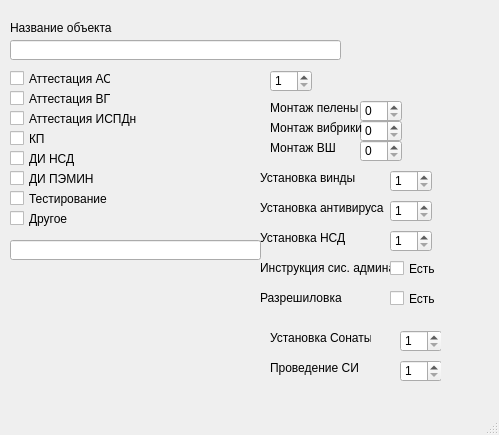
<?xml version="1.0" encoding="UTF-8"?>
<ui version="4.0">
 <class>MainWindow</class>
 <widget class="QMainWindow" name="MainWindow">
  <property name="geometry">
   <rect>
    <x>0</x>
    <y>0</y>
    <width>499</width>
    <height>435</height>
   </rect>
  </property>
  <property name="windowTitle">
   <string>Расчетка</string>
  </property>
  <widget class="QWidget" name="centralwidget">
   <widget class="QLabel" name="obj_name_label">
    <property name="geometry">
     <rect>
      <x>10</x>
      <y>20</y>
      <width>121</width>
      <height>16</height>
     </rect>
    </property>
    <property name="text">
     <string>Название объекта</string>
    </property>
   </widget>
   <widget class="QLineEdit" name="obj_name_entery">
    <property name="geometry">
     <rect>
      <x>10</x>
      <y>40</y>
      <width>331</width>
      <height>20</height>
     </rect>
    </property>
   </widget>
   <widget class="QCheckBox" name="att_as_box">
    <property name="geometry">
     <rect>
      <x>10</x>
      <y>70</y>
      <width>101</width>
      <height>17</height>
     </rect>
    </property>
    <property name="text">
     <string>Аттестация АС</string>
    </property>
   </widget>
   <widget class="QCheckBox" name="att_vp_box">
    <property name="geometry">
     <rect>
      <x>10</x>
      <y>90</y>
      <width>101</width>
      <height>17</height>
     </rect>
    </property>
    <property name="text">
     <string>Аттестация ВП</string>
    </property>
   </widget>
   <widget class="QCheckBox" name="att_pdn_box">
    <property name="geometry">
     <rect>
      <x>10</x>
      <y>110</y>
      <width>141</width>
      <height>17</height>
     </rect>
    </property>
    <property name="text">
     <string>Аттестация ИСПДн</string>
    </property>
   </widget>
   <widget class="QCheckBox" name="kp_box">
    <property name="geometry">
     <rect>
      <x>10</x>
      <y>130</y>
      <width>121</width>
      <height>17</height>
     </rect>
    </property>
    <property name="text">
     <string>КП</string>
    </property>
   </widget>
   <widget class="QCheckBox" name="di_nsd_box">
    <property name="geometry">
     <rect>
      <x>10</x>
      <y>150</y>
      <width>121</width>
      <height>17</height>
     </rect>
    </property>
    <property name="text">
     <string>ДИ НСД</string>
    </property>
   </widget>
   <widget class="QCheckBox" name="di_pemin_box">
    <property name="geometry">
     <rect>
      <x>10</x>
      <y>170</y>
      <width>121</width>
      <height>17</height>
     </rect>
    </property>
    <property name="text">
     <string>ДИ ПЭМИН</string>
    </property>
   </widget>
   <widget class="QCheckBox" name="other_box">
    <property name="geometry">
     <rect>
      <x>10</x>
      <y>210</y>
      <width>121</width>
      <height>17</height>
     </rect>
    </property>
    <property name="text">
     <string>Другое</string>
    </property>
   </widget>
   <widget class="QCheckBox" name="test_box">
    <property name="geometry">
     <rect>
      <x>10</x>
      <y>190</y>
      <width>121</width>
      <height>17</height>
     </rect>
    </property>
    <property name="text">
     <string>Тестирование</string>
    </property>
   </widget>
   <widget class="QSpinBox" name="att_as_count_box">
    <property name="geometry">
     <rect>
      <x>270</x>
      <y>70</y>
      <width>42</width>
      <height>22</height>
     </rect>
    </property>
    <property name="minimum">
     <number>1</number>
    </property>
   </widget>
   <widget class="QLineEdit" name="other_commentary">
    <property name="geometry">
     <rect>
      <x>10</x>
      <y>240</y>
      <width>251</width>
      <height>20</height>
     </rect>
    </property>
   </widget>
   <widget class="QFrame" name="frame_vp">
    <property name="geometry">
     <rect>
      <x>250</x>
      <y>90</y>
      <width>171</width>
      <height>71</height>
     </rect>
    </property>
    <property name="frameShape">
     <enum>QFrame::NoFrame</enum>
    </property>
    <property name="frameShadow">
     <enum>QFrame::Plain</enum>
    </property>
    <widget class="QSpinBox" name="pelena_count_box">
     <property name="geometry">
      <rect>
       <x>110</x>
       <y>10</y>
       <width>42</width>
       <height>22</height>
      </rect>
     </property>
     <property name="minimum">
      <number>0</number>
     </property>
     <property name="value">
      <number>0</number>
     </property>
    </widget>
    <widget class="QSpinBox" name="vibrik_count_box">
     <property name="geometry">
      <rect>
       <x>110</x>
       <y>30</y>
       <width>42</width>
       <height>22</height>
      </rect>
     </property>
     <property name="minimum">
      <number>0</number>
     </property>
     <property name="value">
      <number>0</number>
     </property>
    </widget>
    <widget class="QSpinBox" name="vsh_count_box">
     <property name="geometry">
      <rect>
       <x>110</x>
       <y>50</y>
       <width>42</width>
       <height>22</height>
      </rect>
     </property>
     <property name="minimum">
      <number>0</number>
     </property>
     <property name="value">
      <number>0</number>
     </property>
    </widget>
    <widget class="QLabel" name="label_3">
     <property name="geometry">
      <rect>
       <x>20</x>
       <y>50</y>
       <width>101</width>
       <height>16</height>
      </rect>
     </property>
     <property name="text">
      <string>Монтаж ВШ</string>
     </property>
    </widget>
    <widget class="QLabel" name="label">
     <property name="geometry">
      <rect>
       <x>20</x>
       <y>10</y>
       <width>101</width>
       <height>16</height>
      </rect>
     </property>
     <property name="text">
      <string>Монтаж пелены</string>
     </property>
    </widget>
    <widget class="QLabel" name="label_2">
     <property name="geometry">
      <rect>
       <x>20</x>
       <y>30</y>
       <width>101</width>
       <height>16</height>
      </rect>
     </property>
     <property name="text">
      <string>Монтаж вибрики</string>
     </property>
    </widget>
   </widget>
   <widget class="QFrame" name="frame_di_nsd">
    <property name="geometry">
     <rect>
      <x>220</x>
      <y>170</y>
      <width>361</width>
      <height>161</height>
     </rect>
    </property>
    <property name="frameShape">
     <enum>QFrame::NoFrame</enum>
    </property>
    <property name="frameShadow">
     <enum>QFrame::Plain</enum>
    </property>
    <widget class="QCheckBox" name="di_nsd_polz_box">
     <property name="geometry">
      <rect>
       <x>170</x>
       <y>120</y>
       <width>121</width>
       <height>17</height>
      </rect>
     </property>
     <property name="text">
      <string>Есть</string>
     </property>
    </widget>
    <widget class="QLabel" name="label_6">
     <property name="geometry">
      <rect>
       <x>40</x>
       <y>0</y>
       <width>101</width>
       <height>16</height>
      </rect>
     </property>
     <property name="text">
      <string>Установка винды</string>
     </property>
    </widget>
    <widget class="QLabel" name="label_8">
     <property name="geometry">
      <rect>
       <x>40</x>
       <y>90</y>
       <width>131</width>
       <height>16</height>
      </rect>
     </property>
     <property name="text">
      <string>Инструкция сис. админа</string>
     </property>
    </widget>
    <widget class="QCheckBox" name="di_nsd_adm_instruction_box">
     <property name="geometry">
      <rect>
       <x>170</x>
       <y>90</y>
       <width>121</width>
       <height>17</height>
      </rect>
     </property>
     <property name="text">
      <string>Есть</string>
     </property>
    </widget>
    <widget class="QSpinBox" name="di_nsd_win_count_box">
     <property name="geometry">
      <rect>
       <x>170</x>
       <y>0</y>
       <width>42</width>
       <height>22</height>
      </rect>
     </property>
     <property name="minimum">
      <number>1</number>
     </property>
    </widget>
    <widget class="QLabel" name="label_7">
     <property name="geometry">
      <rect>
       <x>40</x>
       <y>120</y>
       <width>101</width>
       <height>16</height>
      </rect>
     </property>
     <property name="text">
      <string>Разрешиловка</string>
     </property>
    </widget>
    <widget class="QSpinBox" name="di_nsd_szi_count_box">
     <property name="geometry">
      <rect>
       <x>170</x>
       <y>60</y>
       <width>42</width>
       <height>22</height>
      </rect>
     </property>
     <property name="minimum">
      <number>1</number>
     </property>
    </widget>
    <widget class="QLabel" name="label_5">
     <property name="geometry">
      <rect>
       <x>40</x>
       <y>30</y>
       <width>131</width>
       <height>16</height>
      </rect>
     </property>
     <property name="text">
      <string>Установка антивируса</string>
     </property>
    </widget>
    <widget class="QLabel" name="label_4">
     <property name="geometry">
      <rect>
       <x>40</x>
       <y>60</y>
       <width>101</width>
       <height>16</height>
      </rect>
     </property>
     <property name="text">
      <string>Установка НСД</string>
     </property>
    </widget>
    <widget class="QSpinBox" name="di_nsd_savz_count_box">
     <property name="geometry">
      <rect>
       <x>170</x>
       <y>30</y>
       <width>42</width>
       <height>22</height>
      </rect>
     </property>
     <property name="minimum">
      <number>1</number>
     </property>
    </widget>
   </widget>
   <widget class="QFrame" name="frame_di_pemin">
    <property name="geometry">
     <rect>
      <x>260</x>
      <y>330</y>
      <width>181</width>
      <height>61</height>
     </rect>
    </property>
    <property name="frameShape">
     <enum>QFrame::NoFrame</enum>
    </property>
    <property name="frameShadow">
     <enum>QFrame::Plain</enum>
    </property>
    <widget class="QSpinBox" name="di_nsd_win_count_box_2">
     <property name="geometry">
      <rect>
       <x>140</x>
       <y>0</y>
       <width>42</width>
       <height>22</height>
      </rect>
     </property>
     <property name="minimum">
      <number>1</number>
     </property>
    </widget>
    <widget class="QLabel" name="label_9">
     <property name="geometry">
      <rect>
       <x>10</x>
       <y>30</y>
       <width>131</width>
       <height>16</height>
      </rect>
     </property>
     <property name="text">
      <string>Проведение СИ</string>
     </property>
    </widget>
    <widget class="QLabel" name="label_10">
     <property name="geometry">
      <rect>
       <x>10</x>
       <y>0</y>
       <width>101</width>
       <height>16</height>
      </rect>
     </property>
     <property name="text">
      <string>Установка Сонаты</string>
     </property>
    </widget>
    <widget class="QSpinBox" name="di_nsd_savz_count_box_2">
     <property name="geometry">
      <rect>
       <x>140</x>
       <y>30</y>
       <width>42</width>
       <height>22</height>
      </rect>
     </property>
     <property name="minimum">
      <number>1</number>
     </property>
    </widget>
   </widget>
  </widget>
  <widget class="QMenuBar" name="menubar">
   <property name="geometry">
    <rect>
     <x>0</x>
     <y>0</y>
     <width>499</width>
     <height>21</height>
    </rect>
   </property>
  </widget>
  <widget class="QStatusBar" name="statusbar"/>
 </widget>
 <resources/>
 <connections/>
</ui>
